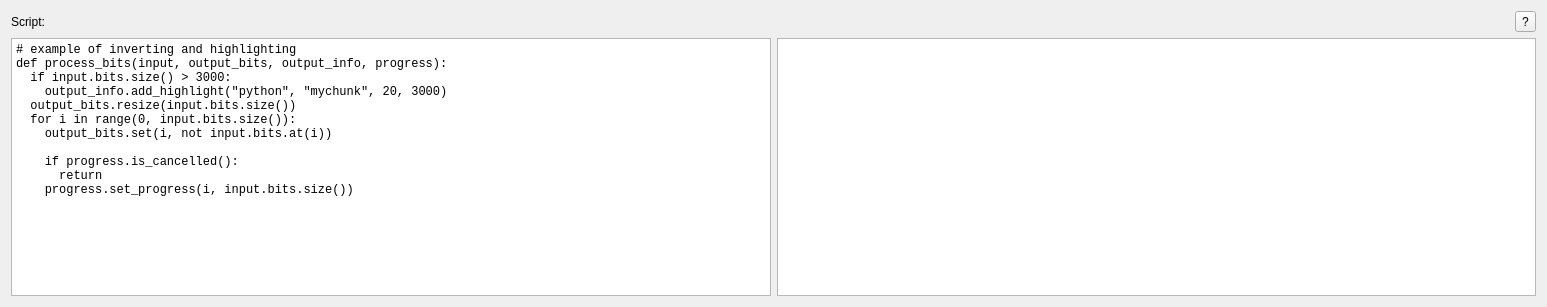
<?xml version="1.0" encoding="UTF-8"?>
<ui version="4.0">
 <class>PythonRunner</class>
 <widget class="QWidget" name="PythonRunner">
  <property name="geometry">
   <rect>
    <x>0</x>
    <y>0</y>
    <width>1547</width>
    <height>307</height>
   </rect>
  </property>
  <property name="windowTitle">
   <string>Form</string>
  </property>
  <layout class="QVBoxLayout" name="verticalLayout">
   <item>
    <layout class="QHBoxLayout" name="horizontalLayout_2">
     <item>
      <widget class="QLabel" name="label">
       <property name="text">
        <string>Script:</string>
       </property>
       <property name="buddy">
        <cstring>te_pythonScript</cstring>
       </property>
      </widget>
     </item>
     <item>
      <widget class="QToolButton" name="pb_scriptHelp">
       <property name="text">
        <string>?</string>
       </property>
      </widget>
     </item>
    </layout>
   </item>
   <item>
    <layout class="QHBoxLayout" name="horizontalLayout_3">
     <item>
      <widget class="QPlainTextEdit" name="te_pythonScript">
       <property name="font">
        <font>
         <family>Monospace</family>
        </font>
       </property>
       <property name="lineWrapMode">
        <enum>QPlainTextEdit::NoWrap</enum>
       </property>
       <property name="plainText">
        <string># example of inverting and highlighting
def process_bits(input, output_bits, output_info, progress):
  if input.bits.size() &gt; 3000:
    output_info.add_highlight(&quot;python&quot;, &quot;mychunk&quot;, 20, 3000)
  output_bits.resize(input.bits.size())
  for i in range(0, input.bits.size()):
    output_bits.set(i, not input.bits.at(i))
    
    if progress.is_cancelled():
      return
    progress.set_progress(i, input.bits.size())</string>
       </property>
      </widget>
     </item>
     <item>
      <widget class="QPlainTextEdit" name="te_pluginOutput">
       <property name="font">
        <font>
         <family>Monospace</family>
        </font>
       </property>
       <property name="lineWrapMode">
        <enum>QPlainTextEdit::NoWrap</enum>
       </property>
       <property name="readOnly">
        <bool>true</bool>
       </property>
      </widget>
     </item>
    </layout>
   </item>
  </layout>
 </widget>
 <tabstops>
  <tabstop>te_pythonScript</tabstop>
 </tabstops>
 <resources/>
 <connections/>
</ui>
